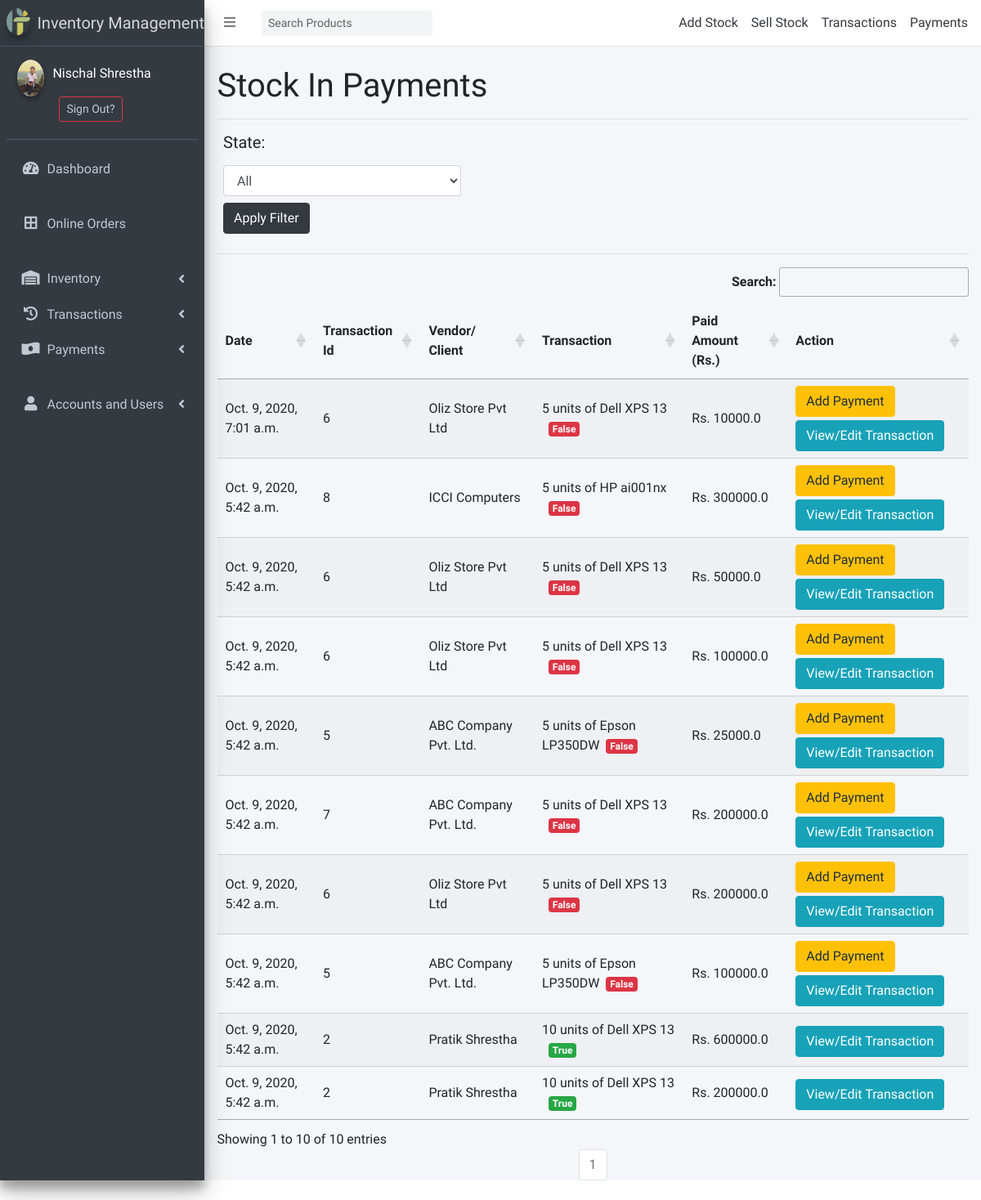
Before: /inventory/payments/dr/ (signed in) with the older database file.
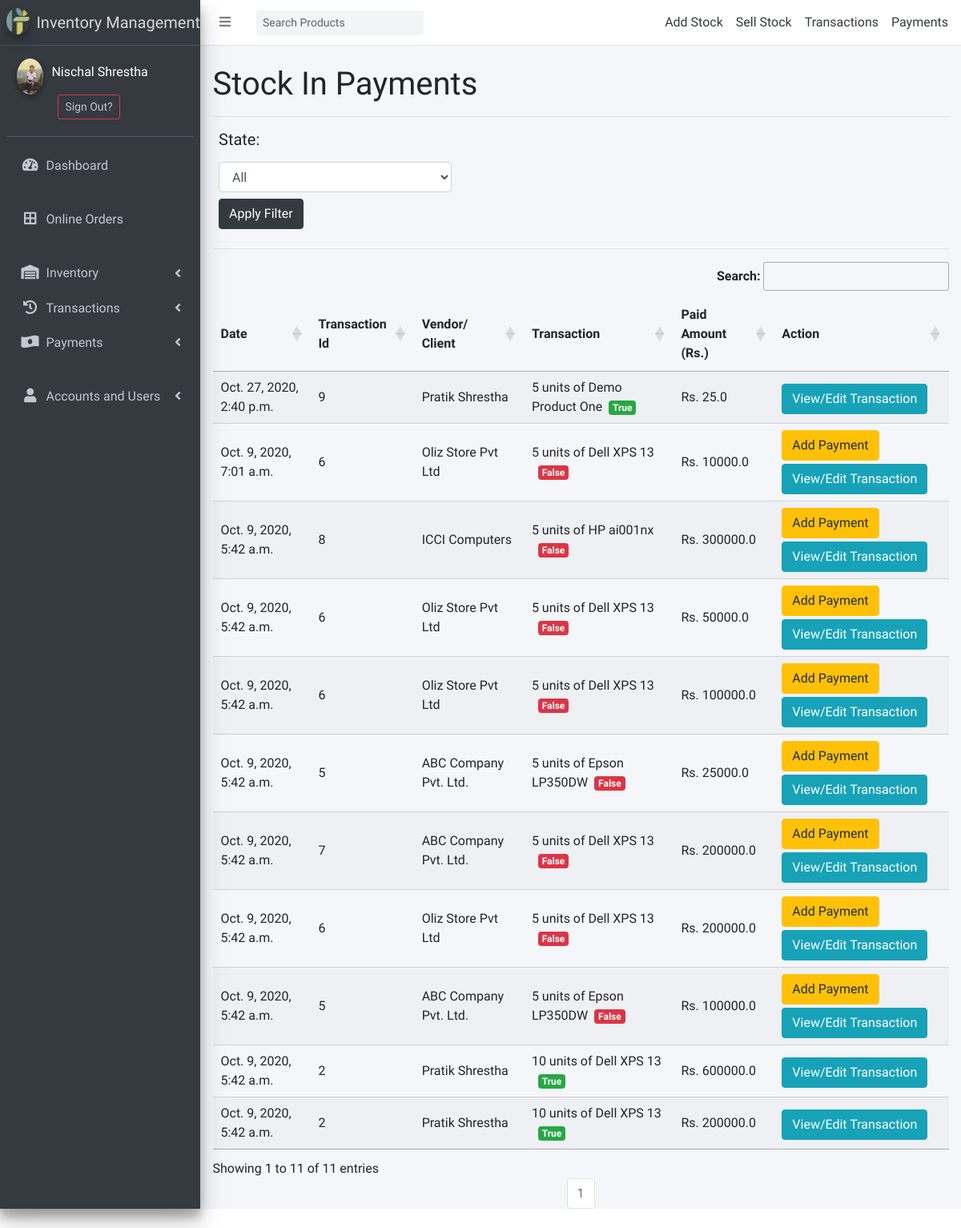
After: the same page with the newer database file.
### inventory/models.py (models this page shows, shortened)
class Payment(models.Model):
    transaction = models.ForeignKey("inventory.Transaction", verbose_name=_("Payment For Transaction"), on_delete=models.CASCADE)
    amount = models.FloatField(_("Amount to add in Transaction"))
    date = models.DateTimeField(_("Date of Payment"), auto_now_add=True)
    base_payment = models.BooleanField(_("Is Base Payment"), default=False)
    class Meta:
        ordering = ['-date']

class Transaction(models.Model):
    class Types(models.TextChoices):
        STOCK_OUT = "STOCK OUT", "Stock Out"
        STOCK_IN = "STOCK IN", "Stock In"
    base_type = Types.STOCK_IN
    _type = models.CharField(
        _("Type"), max_length=50, choices=Types.choices, default=base_type
    )
    vendor_client = models.CharField(_("Vendor or Client"), max_length=240)
    item = models.ForeignKey("inventory.Item", verbose_name=_("Inventory Item"), on_delete=models.CASCADE)
    quantity = models.IntegerField(_("Quantity"), default=0)
    cost = models.FloatField(_("Cost Price Per Quantity Unit"), default=0)
    paid = models.FloatField(_("Paid Amount"), default = 0)
    remarks = models.TextField(_("Remarks on Deal"), null=True, blank=True)
    date = models.DateTimeField(_("Date of Transaction"), auto_now_add=True)
    balanced = models.BooleanField(_("Balanced"), editable = False)
    mobile_num_regex = RegexValidator(regex="^[0-9]{9,15}$", message="Entered mobile number isn't in a right format!")
    contact  = models.CharField(validators=[mobile_num_regex], max_length=13)
    class Meta:
        ordering = ['-date']
    def __str__(self):
        return f" {self.quantity} units of {self.item}"

class Item(models.Model):
    name = models.CharField(_("Product Name"),max_length = 240, unique = True)
    brand = models.CharField(_("Product Brand"), max_length = 50, null=True, blank=True)
    category = models.ForeignKey("inventory.Category", verbose_name=_("category"), on_delete=models.CASCADE, related_name='categories')
    description = models.TextField(_("Product Description"))
    image = models.ImageField(_("Product Image"), upload_to="product_images", height_field=None, width_field=None, max_length=None, default = 'image-not-available.jpg')
    cost_price = models.FloatField(_("Latest Cost Price"), default=0)
    quantity = models.IntegerField(_("Available Quantity"), default=0)
    selling_price = models.FloatField(_("Current Selling Price"), default=0)
    about_seller = models.TextField(_("About Seller"))
    def __str__(self):
        return self.name
    class Meta:
        ordering = ['name']

### inventory/views.py (the view)
# urls.py: path("payments/dr/", DebitPaymentListView.as_view(), name="dr-payments"),
class DebitPaymentListView(LoginRequiredMixin, UserPassesTestMixin, ListView):
    model = Payment
    context_object_name = 'payments'
    template_name = "inventory/dr-payments.html"
    paginate_by=50
    queryset = Payment.objects.all()
    def test_func(self):
        return self.request.user._type in ['ADMIN', 'STAFF']
    def get_context_data(self, **kwargs):
        context = super().get_context_data(**kwargs)
        context["header"] = 'Stock In Payments'
        context['title'] = "Payments Created for Stock Bought"
        return context
    def get_queryset(self):
        qs = super().get_queryset().filter(transaction___type="STOCK IN")
        sts = self.request.GET.get('state')
        if sts=='balanced':
            qs = qs.filter(transaction__balanced=True)
        elif sts=='unbalanced':
            qs = qs.filter(transaction__balanced=False)
        return qs.order_by('-id')

### inventory/context_processors.py (called while the page is built)
def category(request):
    return {
        'categories': Category.objects.parents(),
        'cart_items': Order.objects.get_or_create(user=request.user, status='NO')[0].items.all().count() if request.user.is_authenticated else None,
        }

### inventory/models.py (called while the page is built)
    def parents(self):
        qs = super(CategoryManager, self).filter(parent = None)
        return qs

### templates/inventory/dr-payments.html (shortened to what this page needs)
{% extends 'partial/base.html' %}
{% block style %}
<link rel="stylesheet" type="text/css" href="https://cdn.datatables.net/1.10.22/css/jquery.dataTables.css">
{% endblock style %}
{% block content %}
<h1>{{header}}</h1><hr>
<form action="" method="get">
    <div class="col-md-4">
      <label for="inputState"><h5>State:</h5></label>
      <select id="inputState" class="form-control" name='state'>
        <option selected>All</option>
      </select>
    <input type="submit" class='my-2 btn btn-dark' value='Apply Filter'>
    </div>
</form>
<hr>
<table id="table_id" class="display">
    <thead>
        <tr>
            <th>Date</th>
            <th>Transaction Id</th>
            <th>Vendor/ Client</th>
            <th>Transaction</th>
            <th>Paid Amount (Rs.)</th>
            <th>Action</th>
        </tr>
    </thead>
    <tbody>
    {% for payment in payments %}
        <tr>
            <td>{{payment.date}}</td>
            <td>{{payment.transaction.id}}</td>
            <td>{{payment.transaction.vendor_client}}</td>
            <td>{{payment.transaction}}{% if payment.transaction.balanced %}<span class='ml-2 badge badge-success'>{% else %}<span class='ml-2 badge badge-danger'>{% endif %}{{payment.transaction.balanced}}</span></td>
            <td>Rs. {{payment.amount}}</td>
            <td>
                {% if payment.transaction.balanced %}
                    <a href="{% url 'inventory:transaction-update' payment.transaction.id%}" class="btn mt-1 btn-small btn-info">View/Edit Transaction</a>
                {% else %}
                    <a href="{% url 'inventory:quick-payment' payment.transaction.id%}" class="btn btn-small btn-warning">Add Payment</a>
                    <a href="{% url 'inventory:transaction-update' payment.transaction.id%}" class="btn mt-1 btn-small btn-info">View/Edit Transaction</a>
                {% endif %}
            </td>
        </tr>
    {% endfor %}
    </tbody>
</table>
{% include "partial/pagination.html" %}
{% endblock content %}

Changed rows visible on the page:
added Payment: date "Oct. 27, 2020, 2:40 p.m.", transaction.id "9", transaction.vendor_client "Pratik Shrestha", transaction "5 units of Demo Product One", transaction.balanced "True", amount "25.0", shows "View/Edit Transaction"
Other visible differences:
text written by a page script: "Search: Showing 1 to 10 of 10 entries" → "Search: Showing 1 to 11 of 11 entries"
